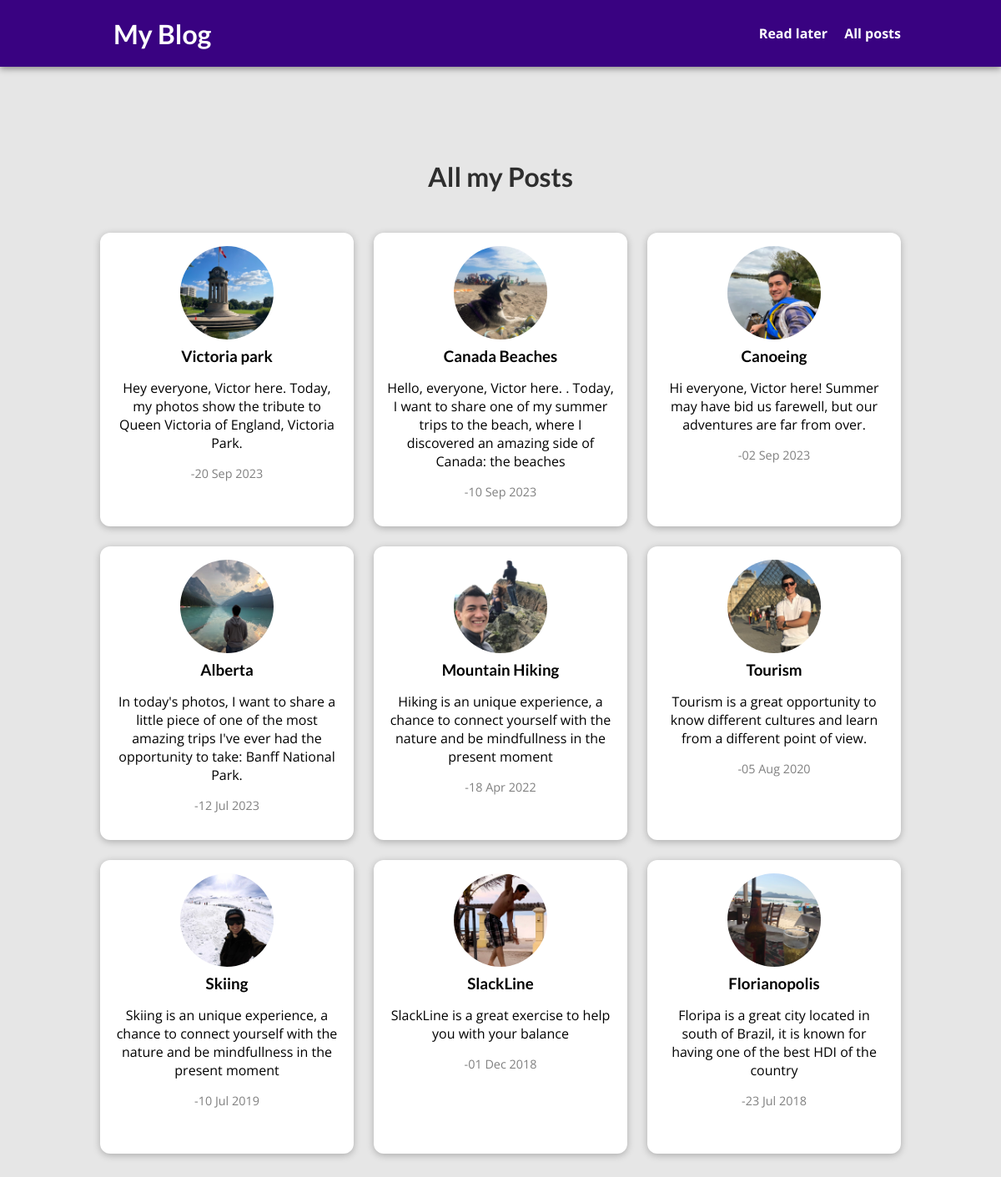
The app's page /posts, older data.
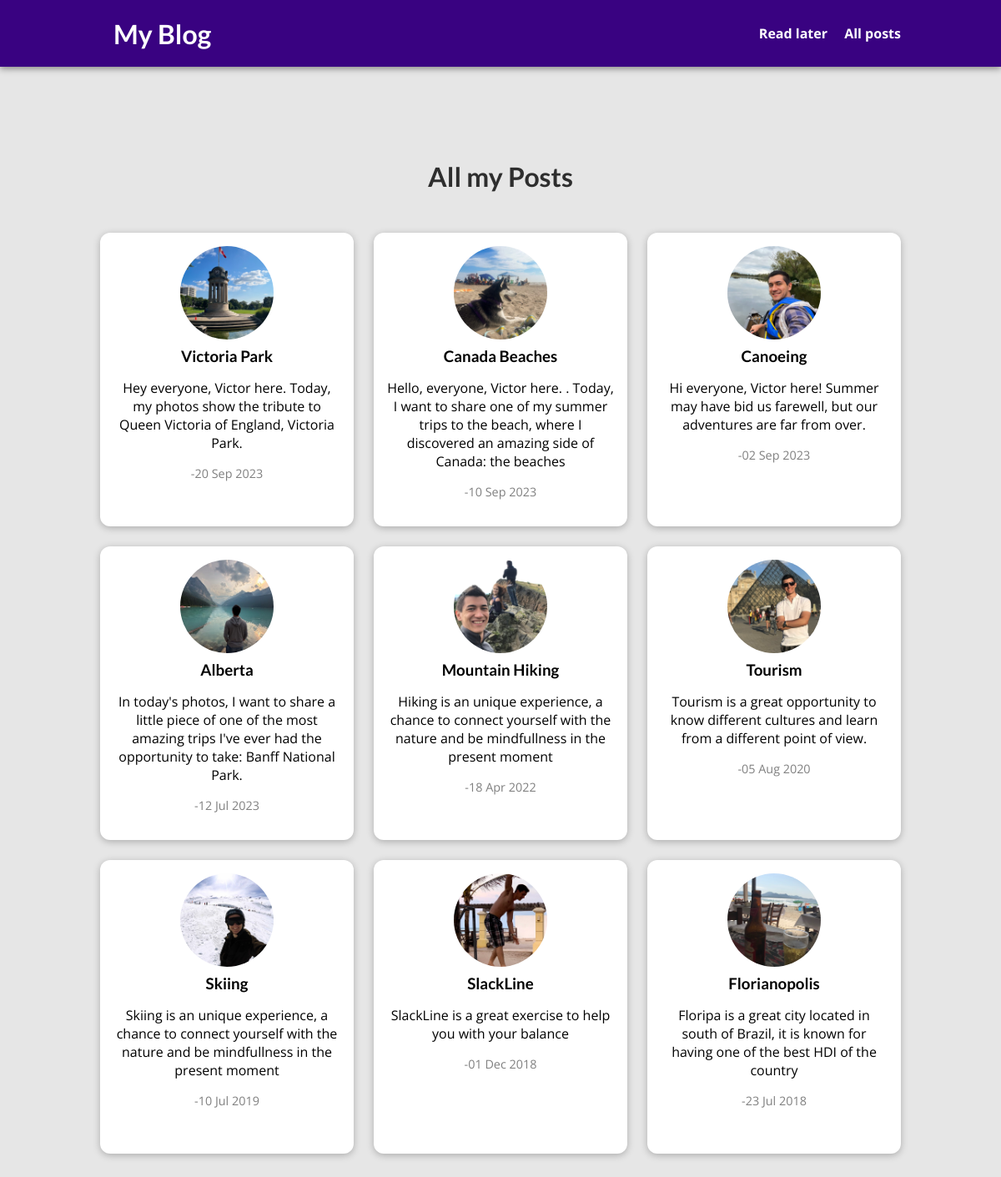
The same page, newer data.
### blog/models.py (models this page shows, shortened)
class Post(models.Model):
    author = models.ForeignKey(
        Author, on_delete=models.SET_NULL, null=True, related_name="posts")
    title = models.CharField(max_length=50)
    date = models.DateTimeField()
    image = models.ImageField(
        upload_to="images", height_field=None, width_field=None, max_length=100)
    excerpt = models.CharField(max_length=150)
    tag = models.ManyToManyField(Tag, blank=True, db_index=True)
    content = models.TextField()
    slug = models.SlugField(unique=True, db_index=True)

### blog/views.py (the view)
# urls.py: path("posts", views.BlogAllPosts.blog_all_posts, name='blog-all-posts'),
    def blog_all_posts(request):
        all_posts = Post.objects.all().order_by("-date")
        return render(request, "blog/all_posts.html", {
            'all_posts': all_posts,
        })

### blog/templates/blog/all_posts.html (shortened to what this page needs)
{% extends 'layout.html' %}
{% load static %}
{% block css_file %}
<link rel="stylesheet" href="{% static 'blog/post.css' %}">
<link rel="stylesheet" href="{% static 'blog/all_posts.css' %}">
{% endblock css_file %}
{% block content %}
<section id='all-posts'>
    <h2>All my Posts</h2>
    <ul>
    {% for post in all_posts %}
        {% include 'blog/includes/post.html' %}
    {% endfor %}
    </ul>
</section>
{% endblock content %}

### blog/templates/blog/includes/post.html
{% load static %}
        <li>
            <article class='post'>
                <a href="{% url "blog-post" post.slug %}">
                    <img src="{{post.image.url}}" alt="{{post.title}}">
                    <div clas="post__content">
                        <h3> {{post.title}} </h3>
                        <p>{{post.excerpt}} </p>
                        <p style="font-size:0.9rem;color:grey;">-{{post.date|date:"d M Y"}}</p>
                    </div>
                </a>
            </article>
        </li>

Row changes from the older to the newer data that the page shows:
changed Post: title "Victoria park" → "Victoria Park"
